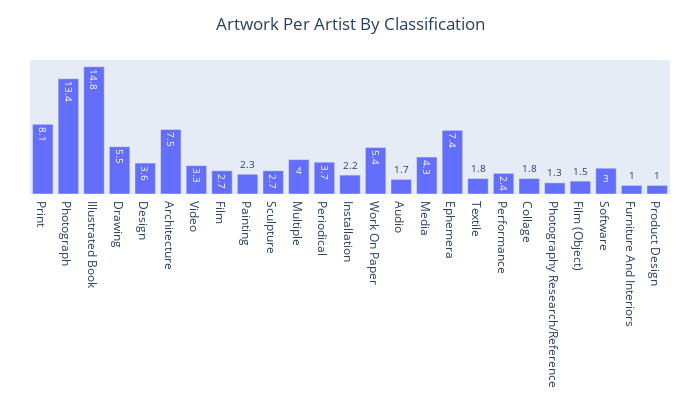

The notebook cell this image was saved under:
### Code cell
# does the frequency of art per artist change based on the type of art?
table = pd.pivot_table(moma, index=['classification'], values=['artist_id', 'artwork_id'], aggfunc=pd.Series.nunique)
table['artwork_per_artist'] = (table['artwork_id'] / table['artist_id']).round(1)
table = table.sort_values(by=['artwork_id'],ascending=False)
table = table.rename(columns={"artist_id": "num_of_artists", "artwork_id": "num_of_artworks"})
table = table.reset_index(drop=False)

# let's drop the classifications that aren't actually types of art
table = table.drop(index=5)
table = table.drop(index=12)
table = table.drop(index=13)
tbl = table.reset_index(drop=True)
tbl
prettifybar(tbl, 'classification', 'artwork_per_artist', 'Artwork Per Artist By Classification')

### Figure 1 — Plotly figure (JSON) as saved in the notebook; plotly's stock layout.template omitted (floating-point values rounded to 4 significant figures)
{"data": [{"alignmentgroup": "True", "hovertemplate": "classification=%{x}<br>artwork_per_artist=%{text}<extra></extra>", "legendgroup": "", "marker": {"color": "#636efa", "pattern": {"shape": ""}}, "name": "", "offsetgroup": "", "orientation": "v", "showlegend": false, "text": [8.1, 13.4, 14.8, 5.5, 3.6, 7.5, 3.3, 2.7, 2.3, 2.7, 4.0, 3.7, 2.2, 5.4, 1.7, 4.3, 7.4, 1.8, 2.4, 1.8, 1.3, 1.5, 3.0, 1.0, 1.0], "textposition": "auto", "type": "bar", "x": ["Print", "Photograph", "Illustrated Book", "Drawing", "Design", "Architecture", "Video", "Film", "Painting", "Sculpture", "Multiple", "Periodical", "Installation", "Work On Paper", "Audio", "Media", "Ephemera", "Textile", "Performance", "Collage", "Photography Research/Reference", "Film (Object)", "Software", "Furniture And Interiors", "Product Design"], "xaxis": "x", "y": [8.1, 13.4, 14.8, 5.5, 3.6, 7.5, 3.3, 2.7, 2.3, 2.7, 4.0, 3.7, 2.2, 5.4, 1.7, 4.3, 7.4, 1.8, 2.4, 1.8, 1.3, 1.5, 3.0, 1.0, 1.0], "yaxis": "y"}], "layout": {"barmode": "relative", "height": 400, "legend": {"tracegroupgap": 0}, "margin": {"b": 30, "l": 30, "r": 30, "t": 60}, "title": {"text": "Artwork Per Artist By Classification", "x": 0.5}, "uniformtext": {"minsize": 8, "mode": "hide"}, "width": 700, "xaxis": {"anchor": "y", "domain": [0.0, 1.0], "title": {}}, "yaxis": {"anchor": "x", "domain": [0.0, 1.0], "showticklabels": false, "title": {}, "visible": false}}}
